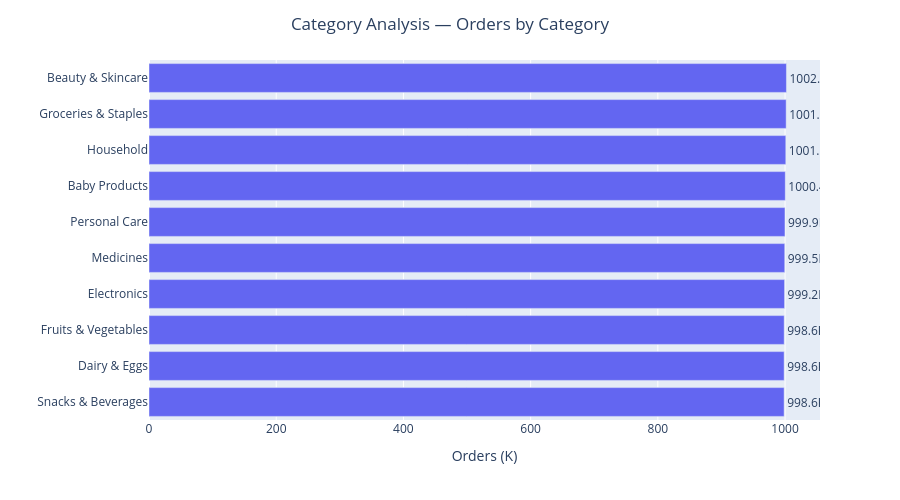
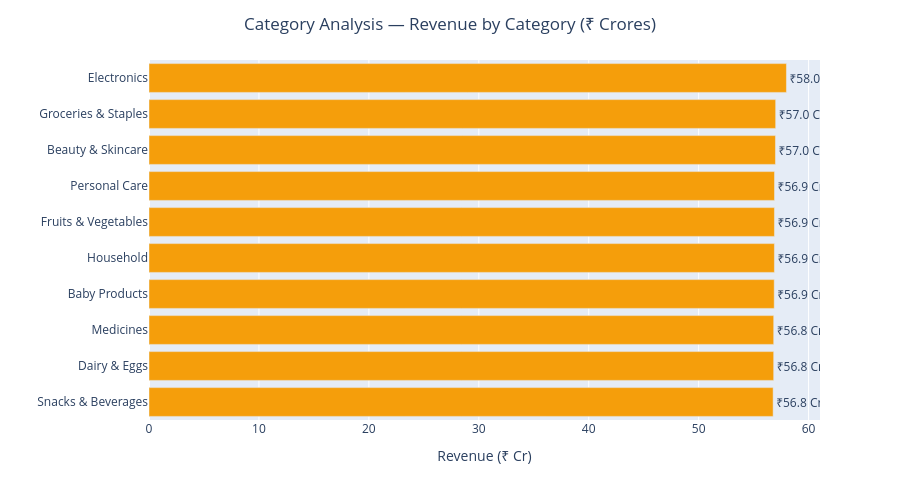

Notebook source saved alongside these figures, in order:
### Markdown cell above
## Insights:
- **Blinkit emerged as the market leader**, capturing **34.7%** of total orders, driven by rapid dark-store expansion and strong operational efficiency.
- **Zepto (20.3%) and Swiggy Instamart (20.2%)** established themselves as major competitors, making the market highly competitive among the top three players.
- **The top three platforms account for over 75% of total orders**, indicating a highly concentrated Q-commerce market.
- **Dunzo, once an early pioneer in Indian Q-commerce, experienced a steady decline and its market presence collapsed to nearly 0% by 2025**, reflecting its inability to compete with aggressively expanding rivals.
- **Amazon Fresh, BigBasket BB Now, and Flipkart Minutes** collectively hold a relatively small market share, indicating that the market remains dominated by specialized Q-commerce platforms.
- **The analysis highlights the rapid evolution of India's Q-commerce industry**, where continuous expansion, faster delivery networks, and investment in dark stores played a crucial role in determining market leadership.

### Code cell
# CHART 4.3 — CATEGORY DISTRIBUTION

# Count total orders per category
cat_cnt = df['category'].value_counts().reset_index()
cat_cnt.columns = ['category', 'orders']

# Convert raw count to thousands for cleaner axis labels
# e.g. 4500 → 4.5 → "4.5K"
cat_cnt['orders_k'] = cat_cnt['orders'] / 1000
cat_cnt['label']    = cat_cnt['orders_k'].round(1).astype(str) + 'K'

# Revenue calculation (delivered orders only) 
delivered = df[df['order_status'] == 'Delivered']

# Sum final_amount_rs per category
cat_rev = delivered.groupby('category')['final_amount_rs'].sum()
cat_rev = cat_rev.sort_values(ascending=False).reset_index()
cat_rev.columns = ['category', 'revenue']

# Convert raw rupees to crores for readable labels
# 1 Crore = 10,000,000 rupees
# e.g. ₹45,000,000 → 4.5 → "₹4.5 Cr"
cat_rev['revenue_cr'] = cat_rev['revenue'] / 10_000_000
cat_rev['label']      = '₹' + cat_rev['revenue_cr'].round(1).astype(str) + ' Cr'

# Bar Chart 1 — Orders by Category
fig1 = px.bar(
    cat_cnt,
    x          = 'orders_k',
    y          = 'category',
    orientation = 'h',
    text       = 'label',
    color_discrete_sequence = ['#6366F1']
)

fig1.update_traces(textposition='outside')
fig1.update_layout(
    yaxis      = dict(categoryorder='total ascending'),  # Largest bar at bottom
    xaxis_title = 'Orders (K)',
    yaxis_title = '',
    showlegend  = False,
    title   = dict(
        text    = 'Category Analysis — Orders by Category',
        x       = 0.5,
        xanchor = 'center'
    ),
    height      = 500
)
fig1.show()

# Bar Chart 2 — Revenue by Category
fig2 = px.bar(
    cat_rev,
    x           = 'revenue_cr',
    y           = 'category',
    orientation = 'h',
    text        = 'label',
    color_discrete_sequence = ['#F59E0B']
)

fig2.update_traces(textposition='outside')
fig2.update_layout(
    yaxis       = dict(categoryorder='total ascending'),
    xaxis_title = 'Revenue (₹ Cr)',
    yaxis_title = '',
    showlegend  = False,
    title   = dict(
        text    = 'Category Analysis — Revenue by Category (₹ Crores)',
        x       = 0.5,
        xanchor = 'center'
    ),
    height      = 500
)
fig2.show()

### Figure 1 — Plotly figure (JSON) as saved in the notebook; plotly's stock layout.template omitted (floating-point values rounded to 4 significant figures)
{"data": [{"hovertemplate": "orders_k=%{x}<br>category=%{y}<br>label=%{text}<extra></extra>", "legendgroup": "", "marker": {"color": "#6366F1", "pattern": {"shape": ""}}, "name": "", "orientation": "h", "showlegend": false, "text": ["1002.2K", "1001.7K", "1001.2K", "1000.4K", "999.9K", "999.5K", "999.2K", "998.6K", "998.6K", "998.6K"], "textposition": "outside", "type": "bar", "x": [1002.0, 1002.0, 1001.0, 1000.0, 999.9, 999.5, 999.2, 998.6, 998.6, 998.6], "xaxis": "x", "y": ["Beauty & Skincare", "Groceries & Staples", "Household", "Baby Products", "Personal Care", "Medicines", "Electronics", "Fruits & Vegetables", "Dairy & Eggs", "Snacks & Beverages"], "yaxis": "y"}], "layout": {"barmode": "relative", "height": 500, "legend": {"tracegroupgap": 0}, "margin": {"t": 60}, "showlegend": false, "title": {"text": "Category Analysis — Orders by Category", "x": 0.5, "xanchor": "center"}, "xaxis": {"anchor": "y", "domain": [0, 1], "title": {"text": "Orders (K)"}}, "yaxis": {"anchor": "x", "categoryorder": "total ascending", "domain": [0, 1], "title": {"text": ""}}}}

### Figure 2 — Plotly figure (JSON) as saved in the notebook; plotly's stock layout.template omitted (floating-point values rounded to 4 significant figures)
{"data": [{"hovertemplate": "revenue_cr=%{x}<br>category=%{y}<br>label=%{text}<extra></extra>", "legendgroup": "", "marker": {"color": "#F59E0B", "pattern": {"shape": ""}}, "name": "", "orientation": "h", "showlegend": false, "text": ["₹58.0 Cr", "₹57.0 Cr", "₹57.0 Cr", "₹56.9 Cr", "₹56.9 Cr", "₹56.9 Cr", "₹56.9 Cr", "₹56.8 Cr", "₹56.8 Cr", "₹56.8 Cr"], "textposition": "outside", "type": "bar", "x": [57.99, 57.01, 56.99, 56.9, 56.89, 56.89, 56.87, 56.83, 56.82, 56.78], "xaxis": "x", "y": ["Electronics", "Groceries & Staples", "Beauty & Skincare", "Personal Care", "Fruits & Vegetables", "Household", "Baby Products", "Medicines", "Dairy & Eggs", "Snacks & Beverages"], "yaxis": "y"}], "layout": {"barmode": "relative", "height": 500, "legend": {"tracegroupgap": 0}, "margin": {"t": 60}, "showlegend": false, "title": {"text": "Category Analysis — Revenue by Category (₹ Crores)", "x": 0.5, "xanchor": "center"}, "xaxis": {"anchor": "y", "domain": [0, 1], "title": {"text": "Revenue (₹ Cr)"}}, "yaxis": {"anchor": "x", "categoryorder": "total ascending", "domain": [0, 1], "title": {"text": ""}}}}
